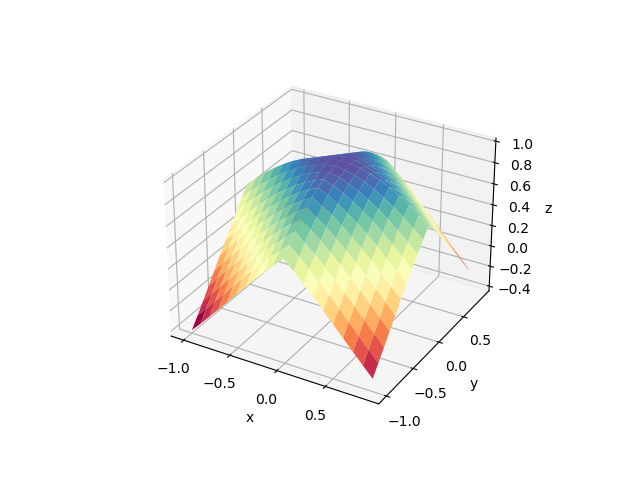

Generate this figure with Python:
import matplotlib.pyplot as plt
import numpy as np

x = np.arange(-1,1,0.1)
y = np.arange(-1,1,0.1)
x, y = np.meshgrid(x,y)
z = np.cos(np.abs(x) + np.abs(y))

my_cmap = plt.get_cmap('Spectral')
fig = plt.figure()
ax = fig.add_subplot(projection='3d')
ax.plot_surface(x,y,z,cmap = my_cmap)
ax.set_xlabel('x')
ax.set_ylabel('y')
ax.set_zlabel('z')

plt.show()
